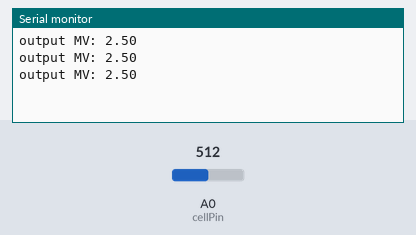
Simulated run of this sketch. Board: Arduino Uno, built with avr-gcc and run on an emulated ATmega328P. Shown: the last lines printed to the serial monitor. The inputs (shaded band) are chosen by the test bench; at power-on: A0 (cellPin) = 512.

Above: at 1.3 s.
1.4 s: A0 (cellPin) set to 716
At 1.9 s:
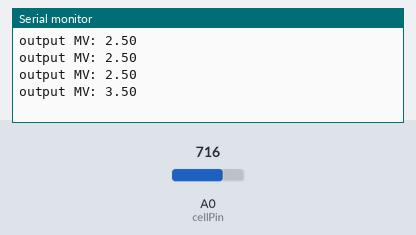
2.9 s: A0 (cellPin) set to 900
At 3.4 s:
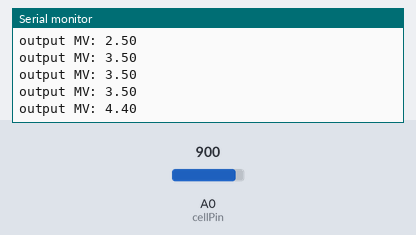
Timing chart, 0 to 5.9 s (numbered marks = the images above; inputs shaded):
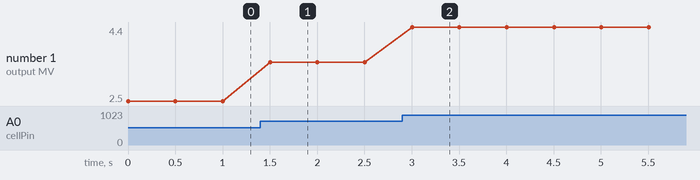

Measured:
- after the input at 1.4 s, the serial monitor: prints a new line after 0.10 s (image 1)
- after the input at 2.9 s, the serial monitor: prints a new line after 0.10 s (image 2)
- plotted number 1: 2.5 → 3.5 after the input at 1.4 s, 3.5 → 4.4 after the input at 2.9 s

The sketch:

greater5v__test.ino
```cpp
#define cellPin A0
float sensorValue;
float voltage;


void setup() {
  // put your setup code here, to run once:
  Serial.begin(9600);
}

float getVolts()
{
  sensorValue = analogRead(cellPin);
  voltage = sensorValue * (9.0 / 1023.00) * (6);
  return voltage;
}

float getInput()
{
  sensorValue = analogRead(cellPin);
  voltage = sensorValue;
}

void loop() {
  // put your main code here, to run repeatedly:
  Serial.println( "output MV: " + String( 5.0 * analogRead(cellPin)/1023.0 ) );
  delay(500);
}
```
